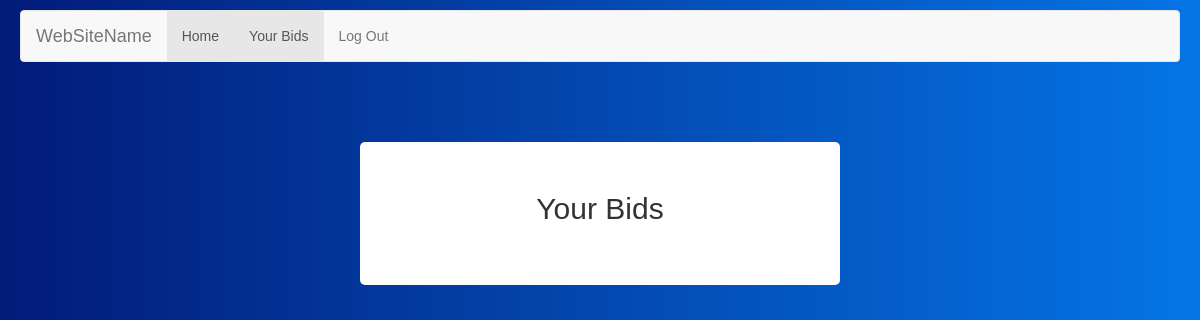
Page /user_bid_list/ (signed in) on the earlier database version.
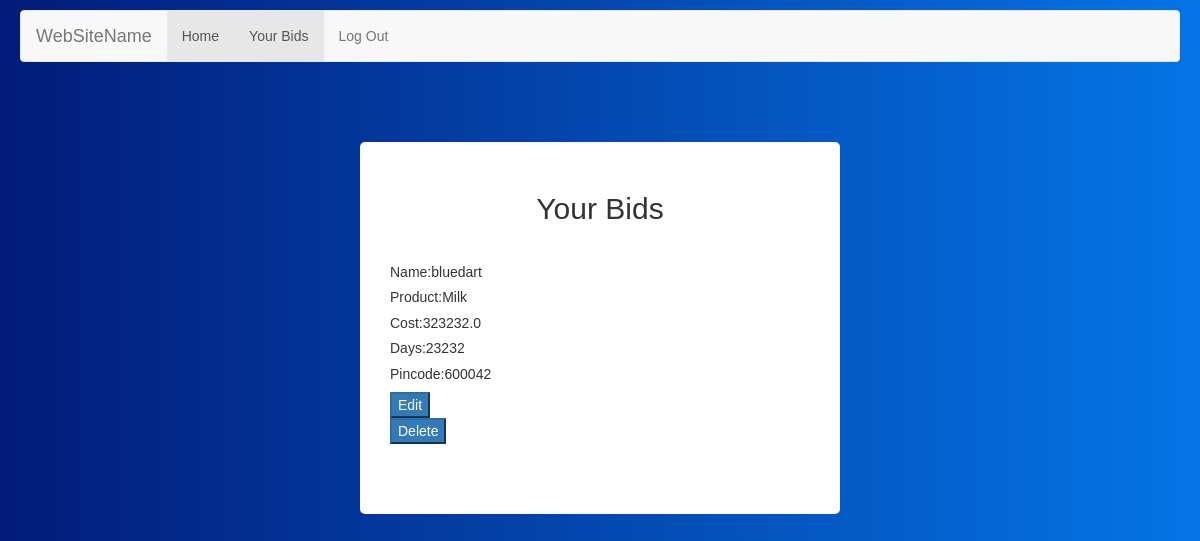
Same page on the later database version.
### bidding/models.py (models this page shows, shortened)
class biddedAmount(models.Model):
    name = models.ForeignKey(User, on_delete=models.CASCADE)
    product = models.ForeignKey(Product, on_delete=models.CASCADE)
    days = models.PositiveIntegerField()
    cost = models.FloatField()
    pincode = models.PositiveIntegerField()
    class Meta:
        unique_together = ('product', 'name', 'pincode')

class Product(models.Model):
    prod_name = models.CharField(max_length=150)
    prod_id = models.IntegerField()
    description = models.TextField(max_length=264, blank=True)
    weight = models.PositiveIntegerField(default=2)
    def __str__(self):
        return self.prod_name

### bidding/views.py (the view)
# urls.py: path('user_bid_list/', views.user_bid_list, name='user_bid_list'),
def user_bid_list(request):
    bidded_list = biddedAmount.objects.filter(name=request.user)
    return render(request, 'bidding/user_bid_list.html', {'bidded_list': bidded_list, })

### bidding/templates/bidding/user_bid_list.html
{% extends "bidding/base.html" %}
{% load static %}
{% block content %}
    <br><br><br>
    <div class="container" style="width:40%;padding:30px;background: white">
    <center><h2>Your Bids</h2></center><br>
    {% if bidded_list %}
    {% for bidded in bidded_list %}
        <h5>Name:{{ bidded.name }}</h5>
        <h5>Product:{{ bidded.product }}</h5>
        <h5>Cost:{{ bidded.cost }}</h5>
        <h5>Days:{{ bidded.days }}</h5>
        <h5>Pincode:{{ bidded.pincode }}</h5>
        <a href="{% url 'bidding:edit_bid_list' bidded.product_id    bidded.pincode %}"><button class="btn-primary">Edit</button></a><br>
        <a href="{% url 'bidding:delete_bid_list' bidded.product_id    bidded.pincode %}"><button class="btn-primary">Delete</button></a><br>
        <br><br>
    {% endfor %}
    {% endif %}
    </div>
{% endblock %}

### bidding/templates/bidding/base.html (shortened to what this page needs)
{% load static %}
<!DOCTYPE html>
<html lang="en">
<head>
    <link rel="stylesheet" href="https://maxcdn.bootstrapcdn.com/bootstrap/3.4.0/css/bootstrap.min.css">
</head>
<body style="padding-bottom:130px">
<div id="navbar" style="padding:10px 20px 0px 20px ">
<nav  class="navbar navbar-default">
    <div class="container-fluid">
        <div class="navbar-header">
            <a class="navbar-brand" href="{% url 'bidding:home' %}">WebSiteName</a>
        </div>
        <ul class="nav navbar-nav" style="text-align:right">
            <li class="active"><a href="{% url 'bidding:home' %}">Home</a></li>
            <li class="active"><a href="{% url 'bidding:user_bid_list' %}">Your Bids</a></li>
            {% if request.user.is_authenticated %}
                <li><a href="{% url 'bidding:logout_user' %}">Log Out</a></li>
            {% else %}
                <li><a href="{% url 'bidding:login' %}">Log In</a></li>
                <li><a href="{% url 'bidding:register_user' %}">Register</a></li>
            {% endif %}
        </ul>
    </div>
</nav>
</div>
<div class="content">
{% block content %}
{% endblock %}
</div>
</body>
</html>

### bidding/templates/bidding/base.html (style rules this page uses)
body { background: #0575E6; background: -webkit-linear-gradient(to right, #021B79, #0575E6); background: linear-gradient(to right, #021B79, #0575E6); height: 100%; background-repeat: repeat; background-size: cover; }
* { box-sizing: border-box; }
body { font-family: Arial, Helvetica, sans-serif; }
div.container { border-radius: 5px; background: #0575E6; background: -webkit-linear-gradient(to right, #021B79, #0575E6); background: linear-gradient(to right, #021B79, #0575E6); padding: 20px; }

Differences in the rows shown:
added biddedAmount: name "bluedart", product "Milk", cost "323232.0", days "23232", pincode "600042"
